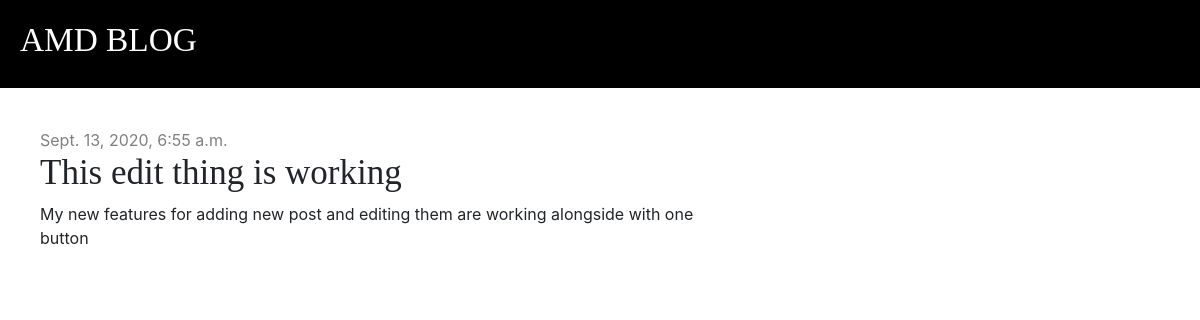
The app's page /post/14/ with its own data.
### blog/models.py (models this page shows, shortened)
class Post(models.Model):
    author = models.ForeignKey('auth.User', on_delete=models.CASCADE)
    title = models.CharField(max_length=200)
    text = models.TextField()
    created_date = models.DateTimeField(default=timezone.now)
    published_date = models.DateTimeField(blank=True, null=True)

### blog/views.py (the view)
# urls.py: path('post/<int:pk>/', views.post_detail, name='post_detail'),
def post_detail(request, pk):
    post = get_object_or_404(Post, pk=pk)
    stuff_for_frontend = {'post': post}
    return render(request, 'blog/post_detail.html', stuff_for_frontend)

### blog/templates/blog/post_detail.html (shortened to what this page needs)
{% extends "blog/base.html" %}
{% block content %}
    <div class="post">
        {% if post.published_date %}
            <div class="date">
                {{ post.published_date }}
            </div>
        {% else %}
        <a href="{% url 'post_publish' pk=post.pk %}" class="btn btn-primary">Publish</a>
        {% endif %}
            <h1>{{ post.title }}</h1>
            <p>{{ post.text|linebreaksbr }}</p>
    </div>
{% endblock content %}

### blog/static/css/blog.css (style rules this page uses)
h1, h2, h3, h4 { font-family: 'Tinos', serif; font-size: 35px; }
.date { color: grey; }
.post { margin-bottom: 70px; }

### records on screen
Post: published_date "Sept. 13, 2020, 6:55 a.m.", title "This edit thing is working", text "My new features for adding new post and editing them are working alongside with one button"
